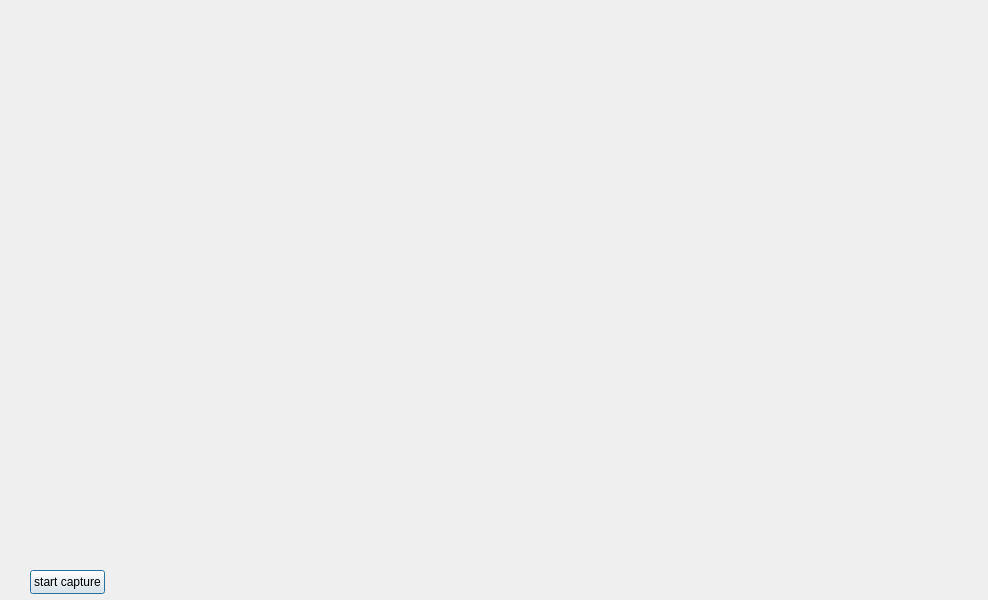
<?xml version="1.0" encoding="UTF-8"?>
<ui version="4.0">
 <class>cameraCalibrationDialog</class>
 <widget class="QDialog" name="cameraCalibrationDialog">
  <property name="geometry">
   <rect>
    <x>0</x>
    <y>0</y>
    <width>988</width>
    <height>600</height>
   </rect>
  </property>
  <property name="windowTitle">
   <string>Dialog</string>
  </property>
  <widget class="QLabel" name="labelCameraView">
   <property name="geometry">
    <rect>
     <x>10</x>
     <y>10</y>
     <width>960</width>
     <height>540</height>
    </rect>
   </property>
   <property name="sizePolicy">
    <sizepolicy hsizetype="Expanding" vsizetype="Expanding">
     <horstretch>0</horstretch>
     <verstretch>0</verstretch>
    </sizepolicy>
   </property>
   <property name="text">
    <string/>
   </property>
  </widget>
  <widget class="QPushButton" name="startCalibrationButton">
   <property name="geometry">
    <rect>
     <x>30</x>
     <y>570</y>
     <width>75</width>
     <height>24</height>
    </rect>
   </property>
   <property name="text">
    <string>start capture</string>
   </property>
  </widget>
 </widget>
 <resources/>
 <connections/>
</ui>
